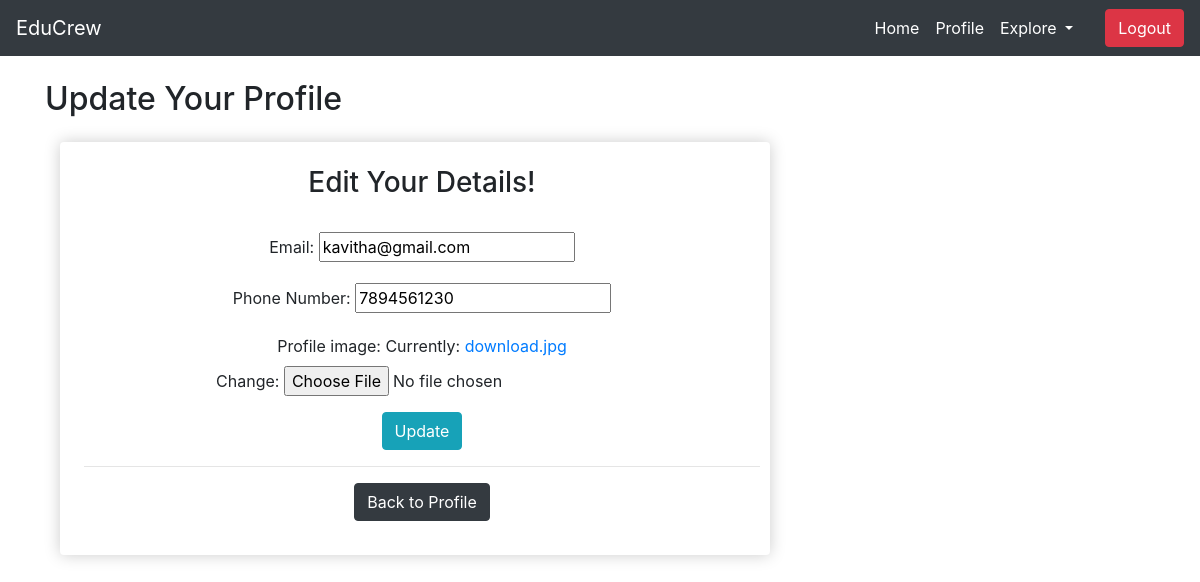
The app's page /profile-update-faculty/ (signed in), older data.
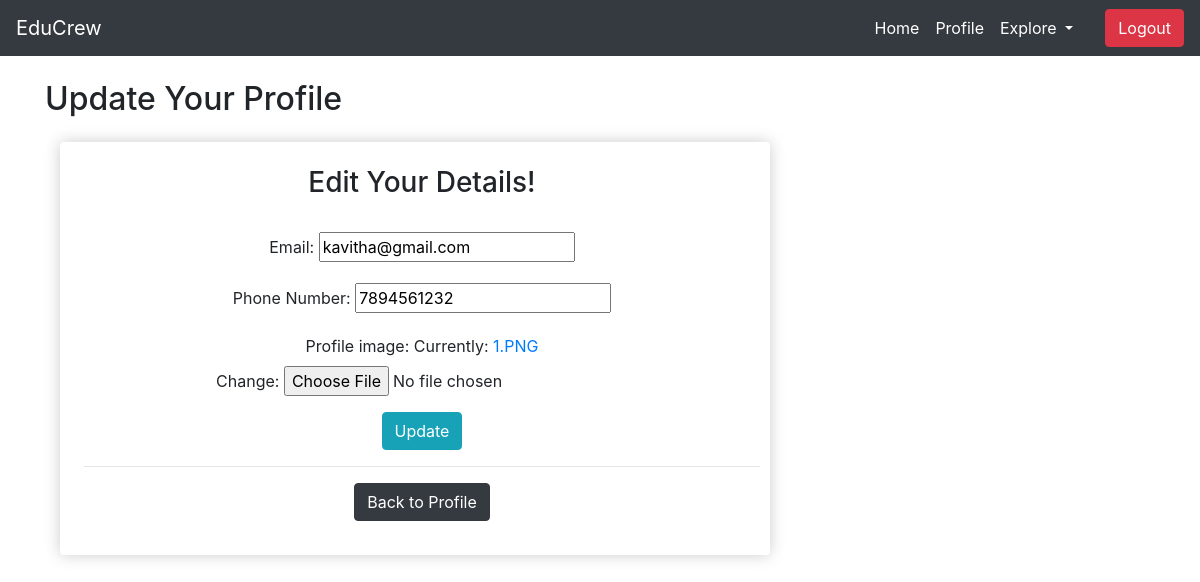
The same page, newer data.
### educrew/models.py (models this page shows, shortened)
class Lecturer(models.Model):
    user = models.OneToOneField(User,null=True, blank=True ,on_delete=models.CASCADE)
    lect_id = models.IntegerField(primary_key=True)
    firstname = models.CharField(max_length=100, null=True)
    lastname = models.CharField(max_length=100, null=True)
    email = models.CharField(max_length=100)
    phoneno = models.IntegerField(null=True)
    cabin_no = models.CharField(max_length=50, null=True, blank=True)
    profile_image= models.ImageField(default="profilepic.jpg",null=True)
    dept_id = models.ForeignKey(Dept, null=True, on_delete=models.SET_NULL) #cascade

### educrew/decorators.py (the view)
    def wrapper_func(request, *args, **kwargs):
        group = None
        if request.user.groups.exists():
            group = request.user.groups.all()[0].name
        if group == 'Student':
            return redirect('home')
        if group == 'Faculty':
            return view_func(request, *args, **kwargs)

### educrew/forms.py
class ProfileForm(forms.ModelForm):
    phoneno = forms.IntegerField(label='Phone Number',required=False)
    class Meta:
        model = Student
        fields = ['email','phoneno','profile_image']

### educrew/views.py (called while the page is built)
@login_required(login_url='login')
@faculty_only
def ProfileUpdateView2(request):
    if request.method == "POST":
        lect=request.user.lecturer
        form =ProfileForm(request.POST,request.FILES,instance=lect)
        if form.is_valid:
            form.save()
            messages.success(request, 'Profile Changed successfully!')
            return HttpResponseRedirect(request.path_info)
        else:
            messages.error(request, 'Sorry! Cannot Upadate your profile. Please check the details!')
            return HttpResponseRedirect(request.path_info)
    else:
        lect=request.user.lecturer
        form=ProfileForm(instance=lect)
        context={'form':form}
        return render(request,'educrew/profile-update.html',context)

### educrew/templates/educrew/profile-update.html (shortened to what this page needs)
{% extends 'educrew/main.html' %}
{% block content %}
<h2>Update Your Profile</h2>
<div class="col-lg-8 text-center">
  <div class="box-element pt-lg-4 mt-lg-4 pl-lg-4">
    <h3>Edit Your Details!</h3>
    <br>
      <form method="POST" enctype="multipart/form-data">
        {{form.as_p}}
        <button type="submit" class="btn btn-info">Update</button>
      </form>
      <hr>
      <a class="btn btn-dark" href="{% url 'profile' %}">Back to Profile</a>
      <br>
      <br>
  </div>
</div>
{% endblock content %}

Row changes from the older to the newer data that the page shows:
changed Lecturer "kavitha@gmail.com": phoneno "7894561230" → "7894561232"
Text that changed along with them:
text no longer shown: "Email: Phone Number: Profile image: Currently: download.jpg Change:"
text now shown: "Email: Phone Number: Profile image: Currently: 1.PNG Change:"
